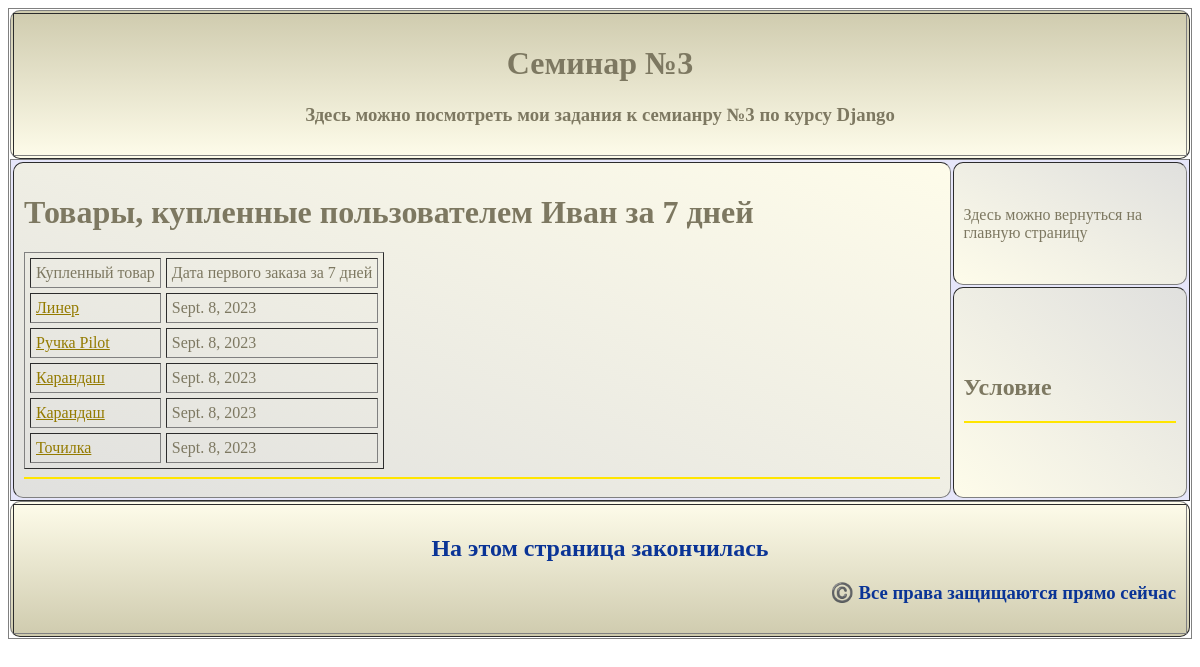
Screenshot of /client/1/7 with the database file from the repository.
### hw_app/models.py (models this page shows, shortened)
class Client(models.Model):
    name = models.CharField(max_length=100)
    email = models.EmailField()
    phone = models.CharField(max_length=20)
    adress = models.CharField(max_length=200, default=None)
    date_registration = models.DateField(default=timezone.now)
    def __str__(self) -> str:
        return f'{self.name}'

class Goods(models.Model):
    title = models.CharField(max_length=100)
    description = models.TextField(default=None)
    price = models.DecimalField(max_digits=10, decimal_places=2)
    quantity = models.IntegerField()
    date_adding = models.DateField(default=timezone.now)
    def __str__(self) -> str:
        return f'{self.title}'

class Order(models.Model):
    client = models.ForeignKey(Client, on_delete=models.CASCADE)
    goods = models.ManyToManyField(Goods)
    common_price = models.DecimalField(max_digits=100, decimal_places=2, default=0)
    date_create = models.DateField(default=timezone.now)

### hw_app/views.py (the view)
# urls.py: path('client/<int:client_id>/<int:term>', views.orders_term, name='orders_term'),
def orders_term(request, client_id, term):
    client = get_object_or_404(Client, pk=client_id)
    filter_date = date.today() - timedelta(days=term)
    orders = Order.objects.filter(
        client=client, date_create__gte=filter_date).order_by('-date_create')
    goodses = {}
    for order in orders:
        for goods in order.goods.all():
            goodses[goods] = order.date_create
    goodses = dict(sorted(goodses.items(), key=lambda kv: kv[1], reverse=True))
    context = {'client': client, 'goodses': goodses, 'term': term}
    return render(request, 'hw_app/orders_term.html', context)

### hw_app/templates/hw_app/orders_term.html (shortened to what this page needs)
{% extends 'hw_app/base.html' %}
{% block content %}
<h1>Товары, купленные пользователем {{ client }} за {{ term }} дней</h1>
    <table border="1" cellpadding="5" cellspacing="5">
        <tr align="center">
            <td>Купленный товар</td>
            <td>Дата первого заказа за {{ term }} дней</td>
        </tr>
        {% for goods, date in goodses.items %}
            <tr>
                <td>
                    <a href="{% url 'goods_description' goods.pk %}"> {{ goods }} </a>
                </td>
                <td>{{ date }}</td>
            </tr>
        {% endfor %}
    </table>
{% endblock %}

### rows the page displays
Client: name "Иван"
Goods: title "Линер", date_create "Sept. 8, 2023"
Goods: title "Ручка Pilot", date_create "Sept. 8, 2023"
Goods: title "Карандаш", date_create "Sept. 8, 2023"
Goods: title "Карандаш", date_create "Sept. 8, 2023"
Goods: title "Точилка", date_create "Sept. 8, 2023"

### other values shown
{{ term }} "7"
